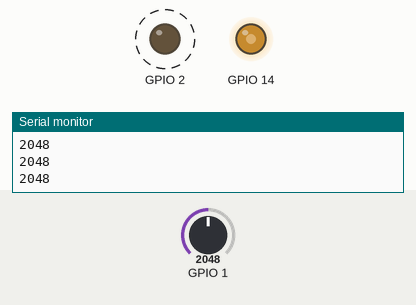
Recording of a sketch running on a simulated ESP32-S3. Shown: output pins drawn as LEDs (lit = HIGH), the last lines printed to the serial monitor. Dashed ring = blinking. The test bench sets the inputs (shaded band); at power-on: GPIO 1 = 2048.

Above: at 2.2 s.
2.3 s: GPIO 1 set to 2866
At 3.6 s:
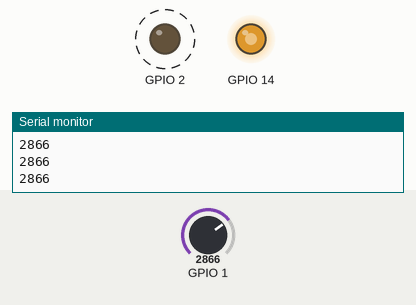
5.3 s: GPIO 1 set to 3603
At 5.7 s:
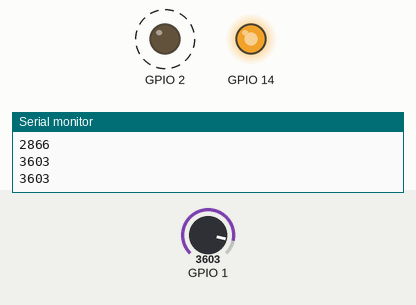
8.3 s: GPIO 1 set to 2047
At 9.4 s:
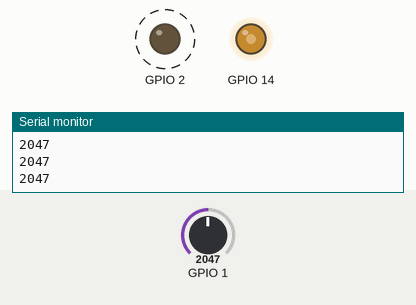
11.3 s: GPIO 1 set to 491
At 12.8 s:
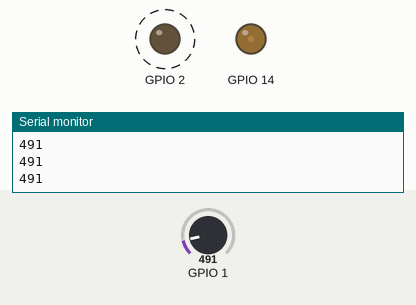
14.3 s: GPIO 1 set to 0
At 14.8 s:
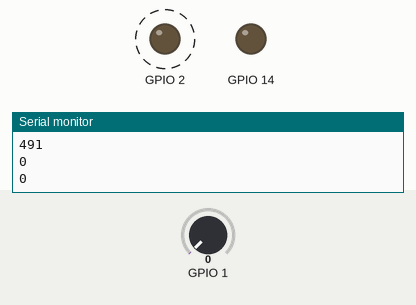
Timing chart, 0 to 18.3 s (numbered marks = the images above; inputs shaded):
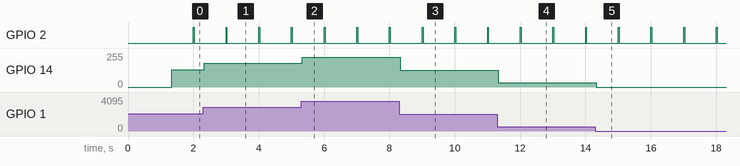

Measured:
- after the input at 2.3 s, GPIO 14: 128/255 → 178/255 at once
- after the input at 5.3 s, GPIO 14: 178/255 → 224/255 at once
- after the input at 8.3 s, GPIO 14: 224/255 → 127/255 at once
- after the input at 11.3 s, GPIO 14: 127/255 → 31/255 at once
- after the input at 14.3 s, GPIO 14: 31/255 → 0/255 at once
- by itself, GPIO 2: alternates HIGH for 0.03 s and LOW for 0.97 s

The sketch:

ESP32S3_lab_01b.ino
```cpp
/**********************************************************************
  Filename    : ESP32S3_lab_1b
  Target      : ESP32-S3-WROOM
  Author      : Martin Harnevie
  Description : input from potentiometer via ADC, with PWM output to control LED
  Logbook     :
  20261020 000 - works for ESP32-S3-WROOM
  20261021 001 - touchup with round robin
  **********************************************************************/

const uint8_t   KPinLedExternal =           0x0e; // 14; // external LED pin
const uint8_t   KPinLedInternal =           0x02; // internal LED pin
const uint8_t   KPinAdcPotentiometer =      0x01;

// ADC & PWM
const uint32_t  KPwmFrequency = 25;
const uint8_t   KPwmChannel = 0;
const uint8_t   KPwmBitResolution = 12;

uint16_t valueAdc;

void setup() {
  // initialise serial port
  Serial.begin(115200);
  delay(1000);

  // initialise PWM control for LED
  ledcAttachChannel( KPinLedExternal, KPwmFrequency, KPwmBitResolution, KPwmChannel );

  // initialise heartbeat
  pinMode( KPinLedInternal, OUTPUT );
}

void loop() {

  doReadPrintAndControlLed(333);

  doHeartBeat();

}

void doReadPrintAndControlLed( uint32_t aInterval ) {
  uint32_t currentTime = millis();
  static uint32_t previousTime = currentTime;
  if( currentTime - previousTime < aInterval ) return; else previousTime = currentTime;

  valueAdc = analogRead( KPinAdcPotentiometer );
  Serial.println( valueAdc );
  ledcWrite( KPinLedExternal , valueAdc );
}

void doHeartBeat() {
  uint32_t currentTime = millis();
  static uint32_t previousTime = currentTime;
  static bool ledOnB = false;
  const uint32_t KHeartBeatInterval = 1000; // millis
  const uint32_t KHeartBeatBlink = 28;    // millis

  // once per interval
  if( !ledOnB && ( currentTime - previousTime >= KHeartBeatInterval )) {
    digitalWrite(KPinLedInternal, HIGH);
    previousTime = currentTime;
    ledOnB = true;
  }

  // off after heartbeat
  if( ledOnB && ( currentTime - previousTime >= KHeartBeatBlink )) {
    digitalWrite(KPinLedInternal, LOW);
    ledOnB = false;
  }
}
```
